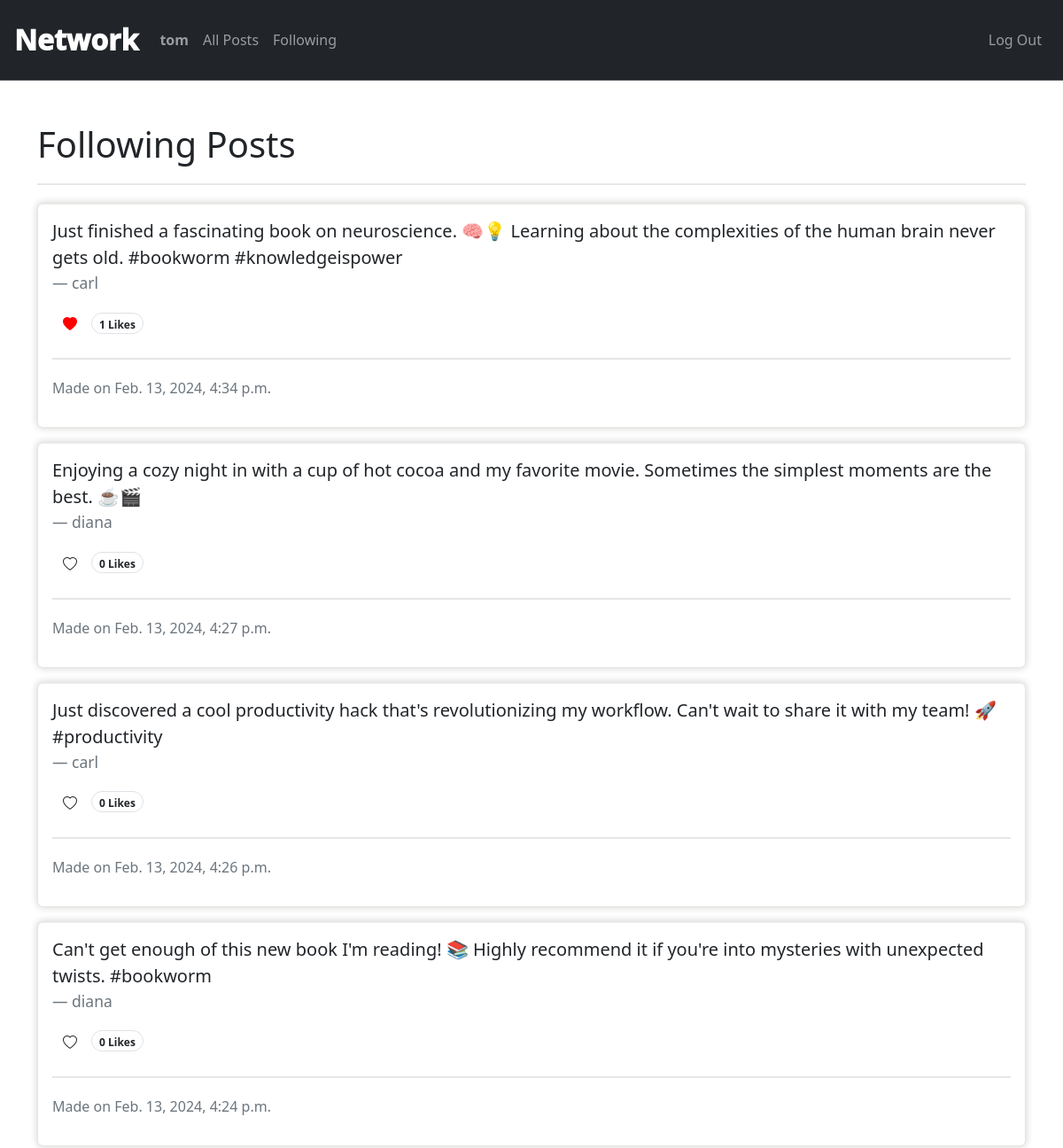
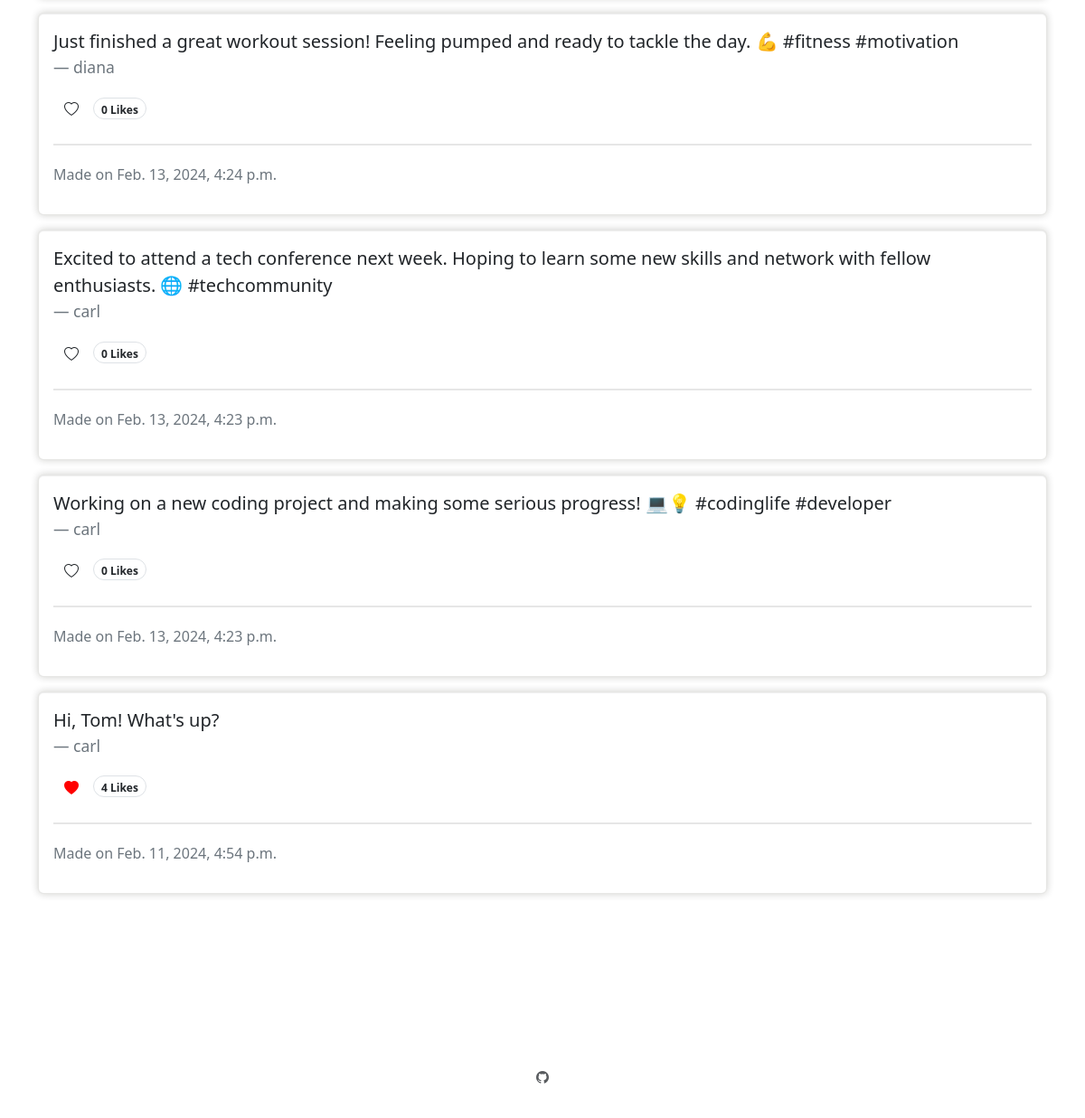
The app's page /following/ (signed in) with its own data (2 pictures, top to bottom).
### network/models.py (models this page shows, shortened)
class User(AbstractUser):
    pass

class Post(models.Model):
    user = models.ForeignKey(
        User, on_delete=models.CASCADE, blank=True, null=True, related_name="author")
    content = models.CharField(max_length=500)
    timestamp = models.DateTimeField(auto_now_add=True)
    likes_count = models.IntegerField(default=0)

### network/views.py (the view)
# urls.py: path("following/", views.following, name="following"),
def following(request):
    currentUser = User.objects.get(pk=request.user.id)
    following_users = Follow.objects.filter(user=currentUser)
    posts = Post.objects.all().order_by("id").reverse()
    following_posts = []
    for post in posts:
        for user in following_users:
            if user.user_follower == post.user:
                following_posts.append(post)
    likes = Like.objects.all()
    posts_liked = []
    try:
        for like in likes:
            if like.user.id == request.user.id:
                posts_liked.append(like.post.id)
    except:
        posts_liked = []
    paginator = Paginator(following_posts, 10)
    page_number = request.GET.get("page")
    page_posts = paginator.get_page(page_number)
    return render(request, "network/following.html", {
        "page_posts": page_posts,
        "posts_liked": posts_liked,
    })

### network/templates/network/following.html (shortened to what this page needs)
{% extends "network/layout.html" %} {% block body %}
<h1 class="mb-3">Following Posts</h1>
<hr class="line-style">
<div class="mt-3" data-aos="fade-up">
    {% for post in page_posts %}
    <div class="card mb-3">
        <div class="card-body">
            <blockquote class="blockquote mb-0">
                <p>{{ post.content }}</p>
                <a class="text-decoration-none" href="{% url "profile" user_id=post.user.id %}">
                    <footer class="blockquote-footer">{{ post.user }}</footer>
                </a>
            </blockquote>
            {% if user.is_authenticated and user != post.user %}
            <button
                class="btn btn-unstyled {% if post.id in posts_liked %}bi-heart-fill{% else %}bi-heart{% endif %}"
                style="color: {% if post.id in posts_liked %}red;{% endif %}"
                onclick="likePost({{ post.id }})"
                id="btn-like-{{ post.id }}"
                data-liked="{% if post.id in posts_liked %}true{% else %}false{% endif %}"
            ></button>
            {% endif %}
            <span class="text-secondary border rounded-pill justify-content-center">
                <span id="likes-counter-{{ post.id }}" class="badge text-dark"> {{ post.likes_count }} Likes</span>
            </span>
            <hr class="line-style">
            <div class="row">
                <p class="col text-secondary"> Made on {{ post.timestamp }}</p>
            </div>
        </div>
    </div>
    {% endfor %}
</div>
{% endblock %}

### network/templates/network/layout.html (shortened to what this page needs)
{% load static %}
<!DOCTYPE html>
<html lang="en">
    <head>
        <link href="https://cdn.jsdelivr.net/npm/bootstrap@5.3.2/dist/css/bootstrap.min.css" rel="stylesheet" />
        <link rel="stylesheet" href="https://cdn.jsdelivr.net/npm/bootstrap-icons@1.11.3/font/bootstrap-icons.min.css" />
        <link href="{% static 'network/styles.css' %}" rel="stylesheet" />
        <link rel="stylesheet" href="https://unpkg.com/aos@next/dist/aos.css" />
    </head>
    <body>
        <nav class="navbar navbar-expand-lg bg-dark border-bottom border-body p-3" data-bs-theme="dark">
            <a class="navbar-brand protest" href="{% url "index" %}">Network</a>
            <div class="collapse navbar-collapse" id="navbar">
                {% if user.is_authenticated %}
                    <ul class="navbar-nav me-auto">
                        <li class="nav-item">
                            <a class="nav-link" href="{% url "profile" user_id=user.id %}"><strong>{{ user.username }}</strong></a>
                        </li>
                        <li class="nav-item">
                            <a class="nav-link" href="{% url 'index' %}">All Posts</a>
                        </li>
                        <li class="nav-item">
                            <a class="nav-link" href="{% url "following" %}">Following</a>
                        </li>
                    </ul>
                    <ul class="navbar-nav ms-auto">
                        <li class="nav-item">
                            <a class="nav-link" href="{% url 'logout' %}">Log Out</a>
                        </li>
                    </ul>
                {% endif %}
            </div>
        </nav>
        <main class="container py-5">{% block body %} {% endblock %}</main>
        <footer class="container py-5">
            <div class="small mb-3 text-center">
                <a href="https://github.com/tomosantos" target="_blank">
                    <span class="p-2 footer text-muted bi bi-github"></span>
                </a>
            </div>
        </footer>
    </body>
</html>

### network/static/network/styles.css (style rules this page uses)
* { font-style: var(--black); }
:root { --black: #141402; --grey: #615555; --white: 245, 245, 245; --maintransition: all 0.3s linear; }
nav .navbar-brand { font-size: xx-large; font-weight: 1000; }
button, button:hover, button:active, .field span, .field span:hover, .field span:active, input[type="submit"], input[type="submit"]:hover, input[type="submit"]:active { border: none !important; outline: none !important; box-shadow: none !important; }
.btn-unstyled { background-color: transparent; border: none; padding: auto; }
.card { border-color: rgba(20, 20, 2, 0.1); box-shadow: 0 1px 1px rgba(20, 20, 2, 0.075) inset, 0 0 8px rgba(20, 20, 2, 0.2); outline: none; transition: border-color 0.3s, box-shadow 0.3s; }
.line-style { border: none; height: 2px; background-color: rgba(128, 128, 128, 0.8); margin: 20px 0; }

### records on screen
User: username "tom"
Post: content "Just finished a fascinating book on neuroscience. 🧠💡 Learning about the complexities of the human brain never gets old. #bookworm #knowledgeispower", user "carl", likes_count "1", timestamp "Feb. 13, 2024, 4:34 p.m."
Post: content "Enjoying a cozy night in with a cup of hot cocoa and my favorite movie. Sometimes the simplest moments are the best. ☕️🎬", user "diana", likes_count "0", timestamp "Feb. 13, 2024, 4:27 p.m."
Post: content "Just discovered a cool productivity hack that's revolutionizing my workflow. Can't wait to share it with my team! 🚀 #productivity", user "carl", likes_count "0", timestamp "Feb. 13, 2024, 4:26 p.m."
Post: content "Can't get enough of this new book I'm reading! 📚 Highly recommend it if you're into mysteries with unexpected twists. #bookworm", user "diana", likes_count "0", timestamp "Feb. 13, 2024, 4:24 p.m."
Post: content "Just finished a great workout session! Feeling pumped and ready to tackle the day. 💪 #fitness #motivation", user "diana", likes_count "0", timestamp "Feb. 13, 2024, 4:24 p.m."
Post: content "Excited to attend a tech conference next week. Hoping to learn some new skills and network with fellow enthusiasts. 🌐 #techcommunity", user "carl", likes_count "0", timestamp "Feb. 13, 2024, 4:23 p.m."
Post: content "Working on a new coding project and making some serious progress! 💻💡 #codinglife #developer", user "carl", likes_count "0", timestamp "Feb. 13, 2024, 4:23 p.m."
Post: content "Hi, Tom! What's up?", user "carl", likes_count "4", timestamp "Feb. 11, 2024, 4:54 p.m."
